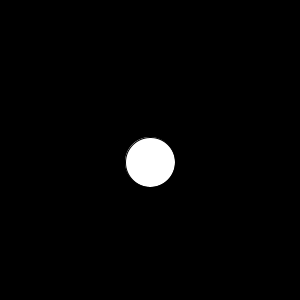
Frame 1 (no input)
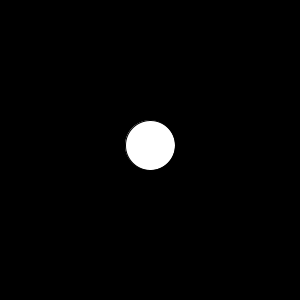
Frame 60 (the mouse pressed at the canvas centre just before this capture)
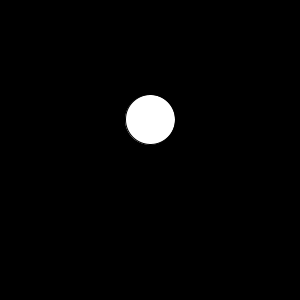
Frame 120 (the mouse held since frame 60 and released just before this capture)

The Processing sketch that drew these frames (run headless with seeded random() and noise(); from frame 60 on, the mouse is pressed at the canvas centre):

// Processing sketch: sketch_200327k
// ── sketch_200327k.pde
float y = 150;
float s = 0.8;



void setup()
{
  size(300, 300);
  smooth();
  stroke(0);
  //frameRate(12);
}

void draw()
{
  background(0);
  float gravity = abs(y*0.1);
  y += s*gravity;
  
  if((y>height-25 && s>0)||(y<25 && s<0))
  {
    s = -s;
  }
  
  fill(255);
  ellipse(150, y, 50, 50);
}
